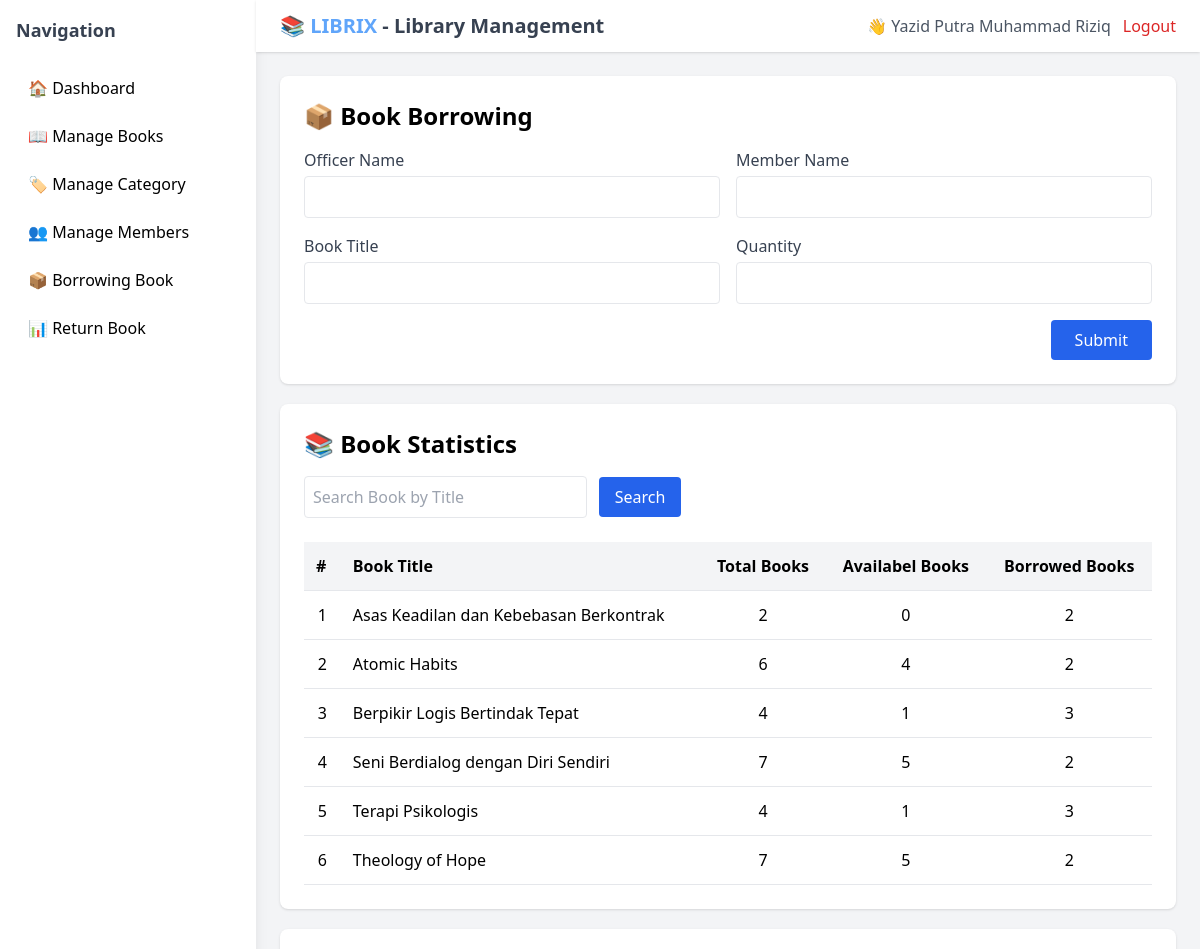
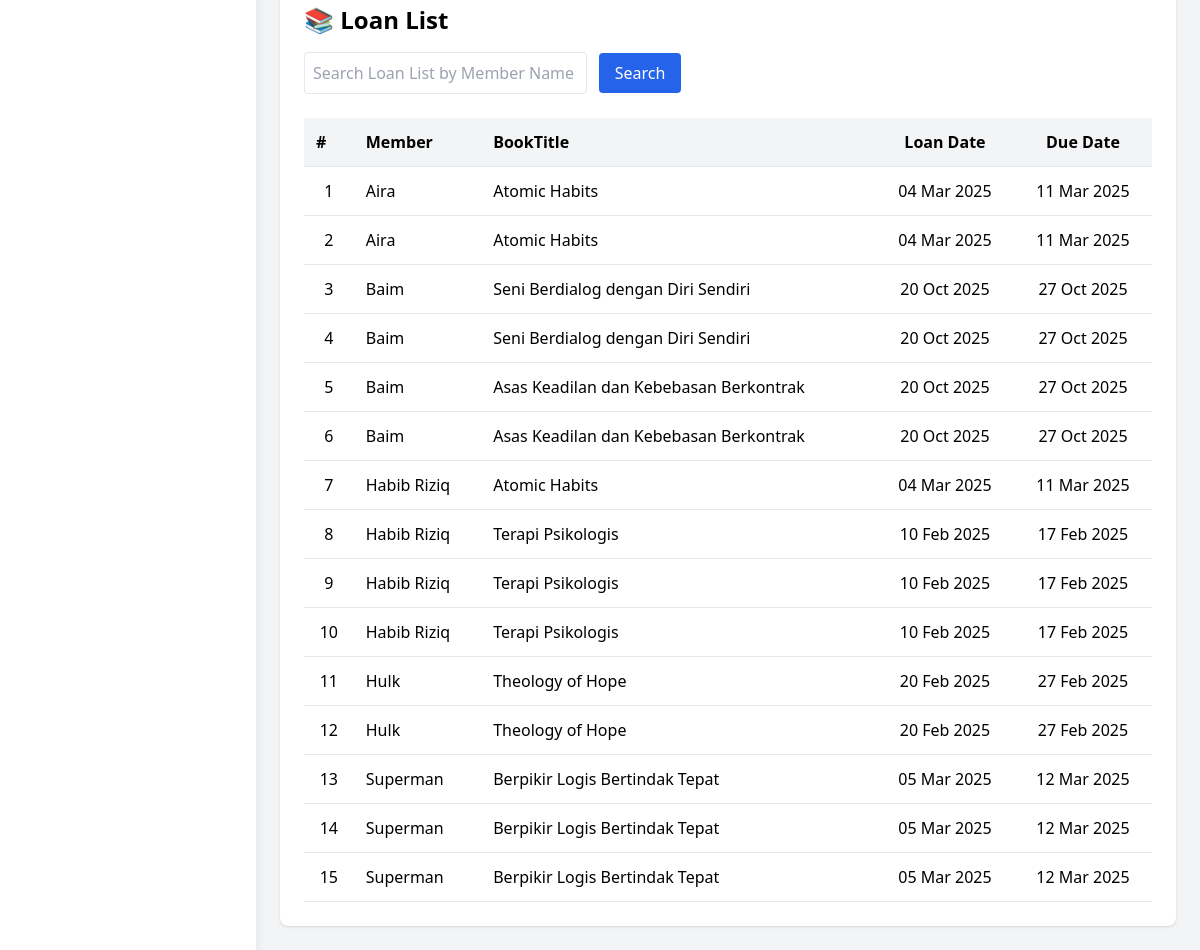
The app's page /app/views/officer/dashboard.php?page=manage_borrowing (signed in) with its own data (2 pictures, top to bottom).
### tables this page shows
CREATE TABLE `book` (
  `BookCode` char(8) NOT NULL,
  `CatCode` char(6) NOT NULL,
  `ISBN` char(17) DEFAULT NULL,
  `BookTitle` varchar(50) DEFAULT NULL,
  `AutName` varchar(30) DEFAULT NULL,
  `Publisher` varchar(30) DEFAULT NULL,
  `PubYear` int(11) DEFAULT NULL,
  `NumPages` int(11) DEFAULT NULL,
  `TotalCopies` int(11) DEFAULT NULL
);

### config/connections.php (called while the page is built, shortened)
<?php
class Database {
    private $host = "localhost";
    private $username = "root";
    private $password = "";
    private $database = "librix";
    public $conn;
    private function connectDatabase() {
        $this->conn = new mysqli($this->host, $this->username, $this->password, $this->database);
    }
    public function getConnection() {
        return $this->conn;
    }
}
?>

### app/models/BaseModel.php (called while the page is built, shortened)
<?php
require_once __DIR__ . '/../../config/connections.php';
class BaseModel {
    protected $conn;
    public function __construct() {
        $database = new Database();
        $this->conn = $database->getConnection();
    }
    protected function query($sql, $params = []) {
        $stmt = $this->conn->prepare($sql);
        $stmt->execute();
        return $stmt;
    }
    protected function fetchAll($sql, $params = []) {
        $stmt = $this->query($sql, $params);
        $result = $stmt->get_result();
        return $result->fetch_all(MYSQLI_ASSOC);
    }
}
?>

### app/models/BorrowingModel.php (called while the page is built, shortened)
<?php
require_once 'BaseModel.php';
class BorrowingModel extends BaseModel {
    public function getActiveBorrowings() {
        $sql = "SELECT * FROM view_borrowedbooks";
        return $this->fetchAll($sql);
    }
    public function getBookStatistics() {
        $sql = "SELECT * FROM view_bookstatistics";
        return $this->fetchAll($sql);
    }
}
?>

### app/views/officer/pages/manage_borrowing.php (the view, shortened to what this page needs)
<?php
require_once '../../../config/connections.php';
require_once '../../models/BorrowingModel.php';
$db = new Database();
$conn = $db->getConnection();
$borrowingModel = new BorrowingModel($conn);
$statistics = $borrowingModel->getBookStatistics();
$borrowed = $borrowingModel->getActiveBorrowings();
?>
<div class="bg-white p-6 rounded-lg shadow">
  <h2 class="text-2xl font-semibold mb-4">📦 Book Borrowing</h2>
    <form method="POST" class="grid grid-cols-2 gap-4">
    <div>
        <label class="block text-gray-700 mb-1">Officer Name</label>
        <input type="text" name="officer" required class="w-full border rounded p-2">
    </div>
    <div>
        <label class="block text-gray-700 mb-1">Member Name</label>
        <input type="text" name="member" required class="w-full border rounded p-2">
    </div>
    <div>
        <label class="block text-gray-700 mb-1">Book Title</label>
        <input type="text" name="title" required class="w-full border rounded p-2">
        </div>
    <div>
        <label class="block text-gray-700 mb-1">Quantity</label>
        <input type="text" name="quantity" required class="w-full border rounded p-2">
    </div>
    <div class="col-span-2 flex justify-end">
      <button type="submit" class="bg-blue-600 text-white px-6 py-2 rounded hover:bg-blue-700">Submit</button>
    </div>
  </form>
</div>
<div class="mt-5 bg-white p-6 rounded-lg shadow">
    <h2 class="text-2xl font-semibold mb-4">📚 Book Statistics</h2>
    <form method="GET" action="dashboard.php" class="flex items-center gap-3 mb-6">
        <input type="text" name="keyword" placeholder="Search Book by Title"
        class="border rounded p-2 w-1/3 focus:outline-none focus:ring focus:ring-blue-300">
        <button type="submit" name="search"
        class="bg-blue-600 text-white px-4 py-2 rounded hover:bg-blue-700">Search</button>
    </form>
    <div>
        <table class="w-full border-collapse">
            <thead>
            <tr class="bg-gray-100 text-left border-b">
                <th class="p-3">#</th>
                <th class="p-3">Book Title</th>
                <th class="p-3 text-center">Total Books</th>
                <th class="p-3 text-center">Availabel Books</th>
                <th class="p-3 text-center">Borrowed Books</th>
            </tr>
            </thead>
            <tbody>
            <?php if ($statistics && count($statistics) > 0): ?>
                <?php $no = 1; foreach ($statistics as $stat): ?>
                <tr class="border-b hover:bg-gray-50">
                    <td class="p-3 text-center"><?= $no++; ?></td>
                    <td class="p-3"><?= htmlspecialchars($stat['BookTitle']); ?></td>
                    <td class="p-3 text-center"><?= htmlspecialchars($stat['TotalBooks']); ?></td>
                    <td class="p-3 text-center"><?= htmlspecialchars($stat['AvailableBooks']); ?></td>
                    <td class="p-3 text-center"><?= htmlspecialchars($stat['BorrowedBooks']); ?></td>
                </tr>
                <?php endforeach; ?>
            <?php else: ?>
                <tr><td colspan="3" class="p-3 text-center text-gray-500">No categories found.</td></tr>
            <?php endif; ?>
            </tbody>
        </table>
    </div>
</div>
<div class="mt-5 bg-white p-6 rounded-lg shadow">
    <h2 class="text-2xl font-semibold mb-4">📚 Loan List</h2>
    <form method="GET" action="dashboard.php" class="flex items-center gap-3 mb-6">
        <input type="text" name="keyword1" placeholder="Search Loan List by Member Name"
        class="border rounded p-2 w-1/3 focus:outline-none focus:ring focus:ring-blue-300">
        <button type="submit" name="search1"
        class="bg-blue-600 text-white px-4 py-2 rounded hover:bg-blue-700">Search</button>
    </form>
    <div>
        <table class="w-full border-collapse">
            <thead>
            <tr class="bg-gray-100 text-left border-b">
                <th class="p-3">#</th>
                <th class="p-3">Member</th>
                <th class="p-3">BookTitle</th>
                <th class="p-3 text-center">Loan Date</th>
                <th class="p-3 text-center">Due Date</th>
            </tr>
            </thead>
            <tbody>
            <?php if ($borrowed && count($borrowed) > 0): ?>
                <?php $no = 1; foreach ($borrowed as $bor): ?>
                <tr class="border-b hover:bg-gray-50">
                    <td class="p-3 text-center"><?= $no++; ?></td>
                    <td class="p-3"><?= htmlspecialchars($bor['MemName']); ?></td>
                    <td class="p-3"><?= htmlspecialchars($bor['BookTitle']); ?></td>
                    <td class="p-3 text-center">
                        <?= date('d M Y', strtotime($bor['LoanDate'])); ?>
                    </td>
                    <td class="p-3 text-center">
                        <?= date('d M Y', strtotime($bor['ReturnDate'])); ?>
                    </td>
                </tr>
                <?php endforeach; ?>
            <?php else: ?>
                <tr><td colspan="3" class="p-3 text-center text-gray-500">No categories found.</td></tr>
            <?php endif; ?>
            </tbody>
        </table>
    </div>
</div>

### records on screen
book: BookTitle "Asas Keadilan dan Kebebasan Berkontrak", TotalBooks "2", AvailableBooks "0", BorrowedBooks "2"
book: BookTitle "Atomic Habits", TotalBooks "6", AvailableBooks "4", BorrowedBooks "2"
book: BookTitle "Berpikir Logis Bertindak Tepat", TotalBooks "4", AvailableBooks "1", BorrowedBooks "3"
book: BookTitle "Seni Berdialog dengan Diri Sendiri", TotalBooks "7", AvailableBooks "5", BorrowedBooks "2"
book: BookTitle "Terapi Psikologis", TotalBooks "4", AvailableBooks "1", BorrowedBooks "3"
book: BookTitle "Theology of Hope", TotalBooks "7", AvailableBooks "5", BorrowedBooks "2"

### other values on screen
$_SESSION['name'] "Yazid Putra Muhammad Riziq"
$bor['MemName'] "Aira"
$bor['BookTitle'] "Atomic Habits"
date('d M Y', strtotime($bor['LoanDate'])) "04 Mar 2025"
date('d M Y', strtotime($bor['ReturnDate'])) "11 Mar 2025"
$bor['MemName'] "Baim"
$bor['BookTitle'] "Seni Berdialog dengan Diri Sendiri"
date('d M Y', strtotime($bor['LoanDate'])) "20 Oct 2025"
date('d M Y', strtotime($bor['ReturnDate'])) "27 Oct 2025"
$bor['BookTitle'] "Asas Keadilan dan Kebebasan Berkontrak"
$bor['MemName'] "Habib Riziq"
$bor['BookTitle'] "Terapi Psikologis"
date('d M Y', strtotime($bor['LoanDate'])) "10 Feb 2025"
date('d M Y', strtotime($bor['ReturnDate'])) "17 Feb 2025"
$bor['MemName'] "Hulk"
